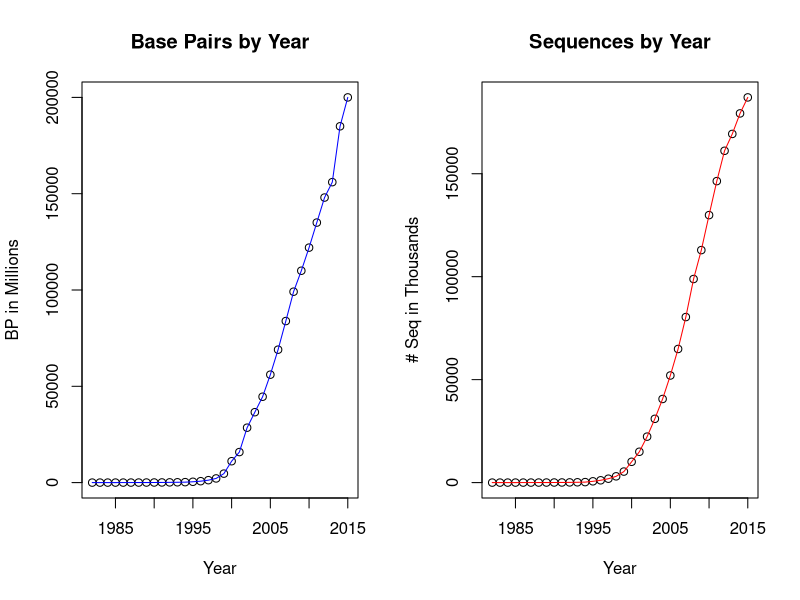

This figure's R source:
d <- read.table("GenBank_YearlyGrowth.txt", header = TRUE)

# Convert BP to millions
mil <- function(a)
{
	return(a / 1000000)
}

# Convert sequences to thousands
thou <- function(a)
{
	return(a / 1000)
}

# PDF export with dimensions
pdf(file="plot.pdf", width=8, height=4)

# Setting up PDF output to show two plots side by side
par(mfrow=c(1,2))

# Plotting the data
plot(d$Year, mil(d$Bases), main = "Base Pairs by Year", xlab = "Year", ylab = "BP in Millions")
lines(d$Year, mil(d$Bases), type = "l", col = "Blue")
plot(d$Year, thou(d$Sequences), main = "Sequences by Year", xlab = "Year", ylab = "# Seq in Thousands")
lines(d$Year, thou(d$Sequences), type="l", col="Red")

# Turn off PDF output
dev.off()

